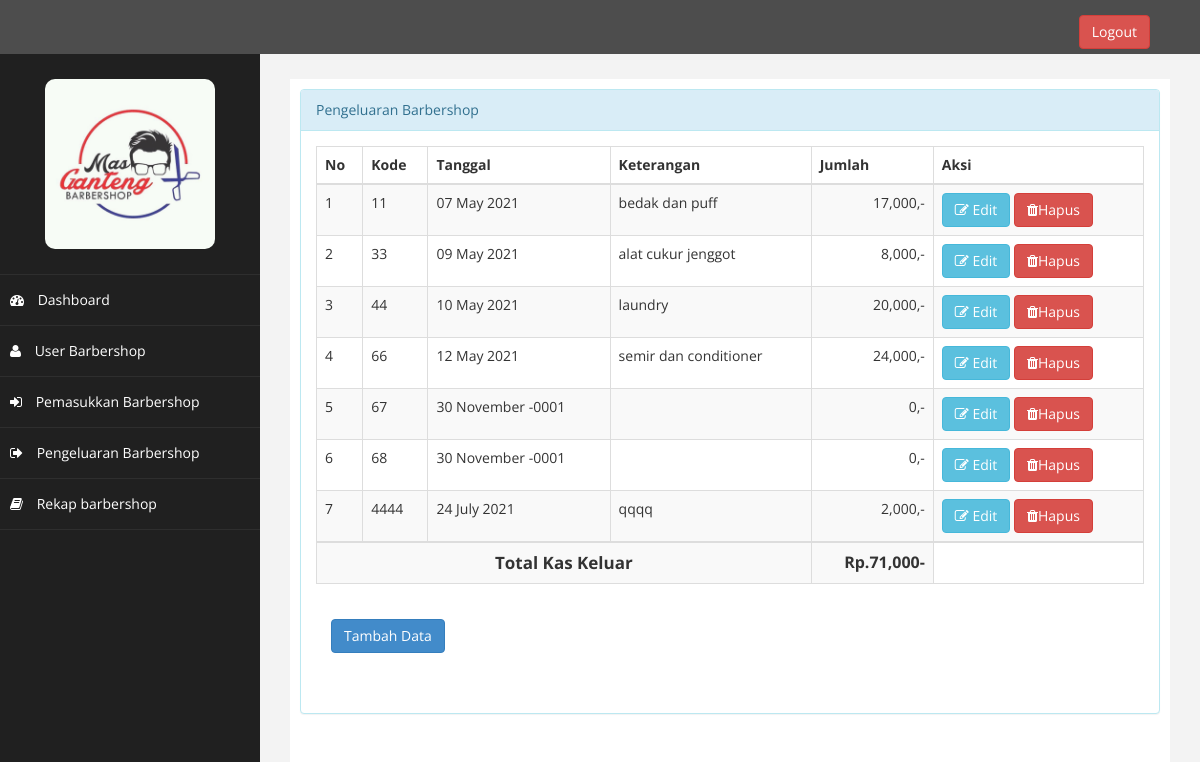
Page /index.php?page=pengeluaran (signed in) on the committed database.
### tables this page shows
CREATE TABLE `tb_kas` (
  `kode` int(20) NOT NULL,
  `tanggal` date NOT NULL,
  `keterangan` varchar(50) NOT NULL,
  `jumlah` int(50) NOT NULL,
  `jenis` varchar(20) NOT NULL,
  `keluar` int(50) NOT NULL
);

### page/pengeluaran/pengeluaran_barbershop.php (the view, shortened to what this page needs)
<div class="row">
                <div class="col-md-12">
                    <div class="panel panel-info">
                        <div class="panel-heading">
                             Pengeluaran Barbershop
                        </div>
                        <div class="panel-body">
                            <div class="table-responsive">
                                <table class="table table-striped table-bordered table-hover" id="dataTables-example">
                                    <thead>
                                        <tr>
                                            <th>No</th>
                                            <th>Kode</th>
                                            <th>Tanggal</th>
                                            <th>Keterangan</th>
                                            <th>Jumlah</th>
                                            <th>Aksi</th>
                                        </tr>
                                    </thead>
                                    <tbody>
                                        <?php
                                            $no = 1;
                                            $sql = $koneksi->query("select * from tb_kas where jenis = 'keluar'");
                                            while ($data=$sql->fetch_assoc()) {
                                        ?>
                                        <tr class="odd gradeX">
                                            <td><?php echo $no++;?></td>
                                            <td><?php echo $data['kode'];?></td>
                                            <td><?php echo date('d F Y', strtotime( $data['tanggal']));?></td>
                                            <td><?php echo $data['keterangan'];?></td>
                                            <td align="right"><?php echo number_format($data['keluar']).",-";?></td>
                                            <td>
                                                <a id="edit_data" data-toggle="modal" data-target="#edit" data-id="<?php echo $data['kode'];?>" data-tgl="<?php echo $data['tanggal'];?>" data-ket="<?php echo $data['keterangan'];?>" data-jml="<?php echo $data['keluar'];?>" class="btn btn-info"><i class="fa fa-edit"></i> Edit</a>
                                                <a onclick="return confirm('Anda Yakin Akan Menghapus Data Ini ?')" href="?page=pengeluaran&aksi=hapus&id=<?php echo $data['kode']; ?>" class="btn btn-danger"><i class="fa fa-trash" ></i>Hapus</a>
                                            </td>
                                        </tr>
                                        <?php
                                            $total= $total+$data['keluar'];
                                            }
                                        ?>
                                    </tbody>
                                    <tr>
                                        <th colspan="4" style="text-align: center; font-size: 17px">Total Kas Keluar</th>
                                        <th style="text-align: right; font-size: 16px"><?php echo "Rp.".number_format($total)."-";?></th>
                                    </tr>
                                </table>
                            </div>
                            <div class="panel-body">
                            <button class="btn btn-primary" data-toggle="modal" data-target="#myModal">
                              Tambah Data
                            </button>
                        </div>
                    <div class="panel-body">
                        </div>
                        </div>
                    </div>
                </div>

### assets/css/custom.css (style rules this page uses)
body { font-family: 'Open Sans', sans-serif; }

### rows in the picture
tb_kas: kode "11", tanggal "07 May 2021", keterangan "bedak dan puff", keluar "17,000"
tb_kas: kode "33", tanggal "09 May 2021", keterangan "alat cukur jenggot", keluar "8,000"
tb_kas: kode "44", tanggal "10 May 2021", keterangan "laundry", keluar "20,000"
tb_kas: kode "66", tanggal "12 May 2021", keterangan "semir dan conditioner", keluar "24,000"
tb_kas: kode "67", tanggal "30 November -0001", keluar "0"
tb_kas: kode "68", tanggal "30 November -0001", keluar "0"
tb_kas: kode "4444", tanggal "24 July 2021", keterangan "qqqq", keluar "2,000"

### other values in the picture
$total "71,000"
